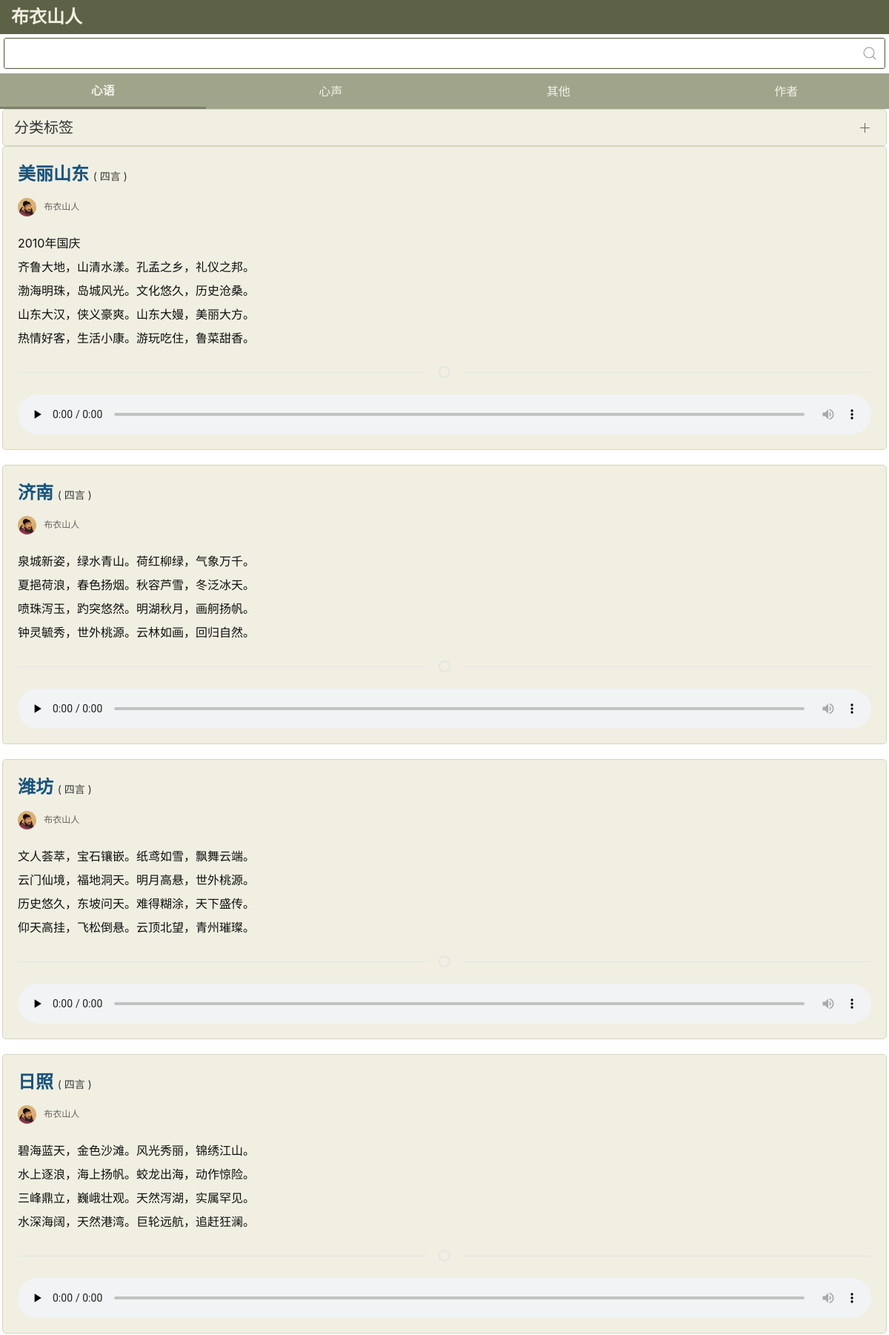
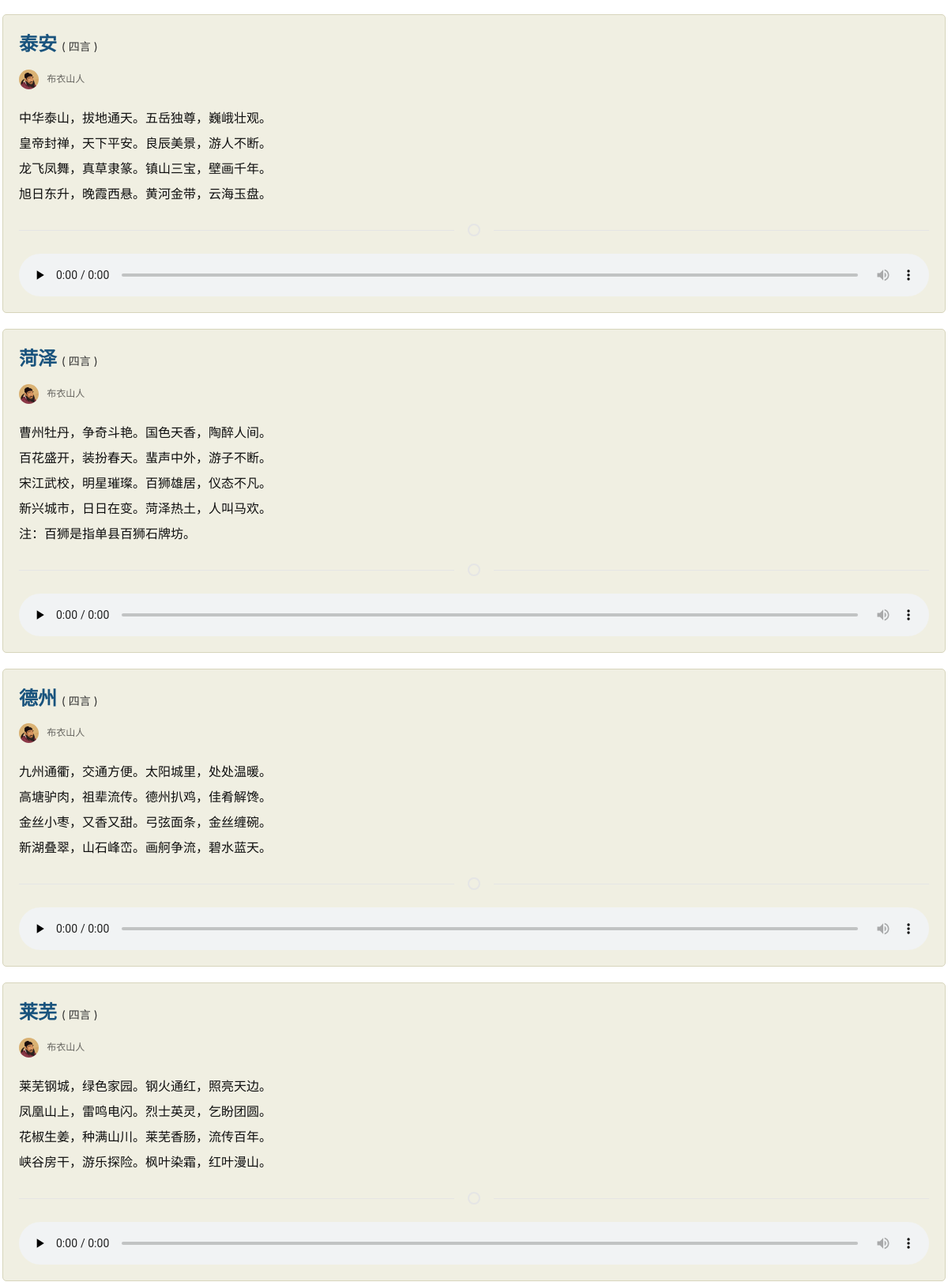
Screenshot of /m.php?category=心语&chapter=四言 (upper part) with the database file from the repository (2 pictures, top to bottom).
### tables this page shows
CREATE TABLE "article" (
  "id" integer NOT NULL PRIMARY KEY AUTOINCREMENT,
  "category" text,
  "chapter" text,
  "title" text,
  "summary" text,
  "contents" text,
  "author" text,
  "write_date" text,
  "create_datetime" text,
  "is_hide" integer DEFAULT 0
);

### config.php (called while the page is built, shortened)
<?php
function pdo_query($sql,$param=false,$where=false){
    $pdo=new PDO('sqlite:./data.db');
    $pdo->setAttribute(PDO::ATTR_ERRMODE, PDO::ERRMODE_EXCEPTION);
    $error=false; $data=false;
    try{
        if($param!==false){
            $prepare=$pdo->prepare($sql);
            $prepare->execute($param);
            if(substr(strtoUpper($sql),0,7)=='SELECT '){
                $data=$prepare->fetchAll(PDO::FETCH_ASSOC);
            }else{
                if(substr(strtoUpper($sql),0,11)=='INSERT INTO'){
                    $data=$pdo->lastInsertId();
                }else{
                    $data=$prepare->rowCount();
                }
            }
        }
    }catch(PDOException $ex){
        $error=$ex->getMessage();
    }
    return [$error,$data];
}

### m.php (the view, shortened to what this page needs)
<?php include_once('config.php'); ?>
<!DOCTYPE html>
<html lang="zh">
<head>
    <link href="./css/uikit.min.css" rel="stylesheet" />
</head>
<body>
    <?php
    $sql='SELECT * FROM `article` WHERE category=:category';
    $param=array();
    if(strlen($_GET['category'])>0){
        $param['category']=$_GET['category'];
    }else{
        $param['category']='心语';
    }
    if($_GET['chapter']){
        $sql.=' AND chapter=:chapter';
        $param['chapter']=$_GET['chapter'];
    }
    $limit=10;
    $sql.=' LIMIT '.$limit;
    list($error,$articles)=pdo_query($sql, $param);
    ?>
    <header>
        <div class="uk-container1">
            <div class="logo"><a href="./">布衣山人</a></div>
        </div>
        <div class="search">
            <div class="uk-container1">
                <form class="uk-search uk-search-default">
                    <input class="uk-search-input" type="search" placeholder="" name="search">
                    <span class="uk-search-icon-flip" uk-search-icon></span>
                </form>
            </div>
        </div>
        <nav>
            <div class="uk-container1">
                <ul class="uk-navbar-nav uk-child-width-expand" id="category">
                    <li<?php echo(($_GET['category']=='心语' || $_GET['category']=='')?' class="uk-active"':''); ?>><a href="?category=心语">心语</a></li>
                    <li<?php echo($_GET['category']=='心声'?' class="uk-active"':''); ?>><a href="?category=心声">心声</a></li>
                    <li<?php echo($_GET['category']=='其他'?' class="uk-active"':''); ?>><a href="?category=其他">其他</a></li>
                    <li<?php echo($_GET['category']=='作者'?' class="uk-active"':''); ?>><a href="?category=作者">作者</a></li>
                </ul>
            </div>
        </nav>
    </header>
    <div class="uk-container">
            <div class="sidebar">
                <ul uk-accordion="multiple: true">
                    <li>
                        <div class="uk-accordion-title">分类标签</div>
                    </li>
                </ul>
            </div>
            <div class="main">
                <?php foreach($articles as $article){ ?>
                <div class="uk-card uk-card-body">
                    <h3 class="uk-card-title"><?php echo($article['title']); ?> <a href="">( <?php echo($article['chapter']); ?> )</a></h3>
                    <div class="autor">
                        <img src="./images/author.jpg" />&nbsp;&nbsp;&nbsp;布衣山人
                    </div>
                    <div class="uk-card-contents"><?php echo($article['contents']); ?></div>
                    <hr class="uk-divider-icon">
                    <div class="tags">
                        <audio controls preload="none" style="width:100%;"><source src="./voice.php?id=<?php echo($article['id']); ?>" type="audio/mpeg">您的浏览器不支持 audio 元素。</audio>
                    </div>
                </div>
                <?php } ?>
            </div>
    </div>
</body>
</html>

### m.php (style rules this page uses)
body { background:url(./images/bg.png); }
.uk-container { padding:0 3px }
nav { background:#F0EFE2; opacity: 0.8; }
.logo { padding:5px;font-size:1.5rem;font-weight:bold;background:#5D6146;padding-left:15px; }
.logo a { color:#F0EFE2; }
.search { text-align:center;padding-top:5px; }
.uk-search { background:#fff; border:1px solid #5D6146;border-radius: 3px; overflow:hidden; width:99%; }
.uk-navbar-item, .uk-navbar-nav>li>a, .uk-navbar-toggle { min-height:48px; }
.uk-navbar-nav { background:#888E6D; }
.uk-navbar-nav>li>a { font-size:16px;color:#F0EFE2 }
.uk-navbar-nav>li.uk-active>a { border-bottom:3px solid #5D6146;color:#F0EFE2;font-weight:bold; }
.sidebar { background:#F0EFE2;border:1px solid #d7d5bc;border-radius:5px;padding-right:15px; }
.sidebar .uk-accordion-title { padding-left:15px; }
.uk-accordion { margin:10px 0; }
.main { clear:both; }
.main .uk-card { background:#F0EFE2;border:1px solid #d7d5bc;border-radius:5px;margin-bottom:20px;padding:20px; }
.main .uk-card .autor { font-size:12px;color:#65645F; }
.main .uk-card .autor img { height:25px; border-radius:50%; }
.uk-card-title { color:#19537D; font-weight:bold; margin-bottom:15px; }
.uk-card-title a { font-size:14px; color:#333; font-weight:normal; }
.uk-card-contents { line-height:200%;color:#0F0F0F;padding-top:20px; }

### rows the page displays
article: title "美丽山东", chapter "四言", contents "2010年国庆 齐鲁大地，山清水漾。孔孟之乡，礼仪之邦。 渤海明珠，岛城风光。文化悠久，历史沧桑。 山东大汉，侠义豪爽。山东大嫚，美丽大方。 热情好客，生活小康。游玩吃住，鲁菜甜香。"
article: title "济南", chapter "四言", contents "泉城新姿，绿水青山。荷红柳绿，气象万千。 夏挹荷浪，春色扬烟。秋容芦雪，冬泛冰天。 喷珠泻玉，趵突悠然。明湖秋月，画舸扬帆。 钟灵毓秀，世外桃源。云林如画，回归自然。"
article: title "潍坊", chapter "四言", contents "文人荟萃，宝石镶嵌。纸鸢如雪，飘舞云端。 云门仙境，福地洞天。明月高悬，世外桃源。 历史悠久，东坡问天。难得糊涂，天下盛传。 仰天高挂，飞松倒悬。云顶北望，青州璀璨。"
article: title "日照", chapter "四言", contents "碧海蓝天，金色沙滩。风光秀丽，锦绣江山。 水上逐浪，海上扬帆。蛟龙出海，动作惊险。 三峰鼎立，巍峨壮观。天然泻湖，实属罕见。 水深海阔，天然港湾。巨轮远航，追赶狂澜。"
article: title "泰安", chapter "四言", contents "中华泰山，拔地通天。五岳独尊，巍峨壮观。 皇帝封禅，天下平安。良辰美景，游人不断。 龙飞凤舞，真草隶篆。镇山三宝，壁画千年。 旭日东升，晚霞西悬。黄河金带，云海玉盘。"
article: title "菏泽", chapter "四言", contents "曹州牡丹，争奇斗艳。国色天香，陶醉人间。 百花盛开，装扮春天。蜚声中外，游子不断。 宋江武校，明星璀璨。百狮雄居，仪态不凡。 新兴城市，日日在变。菏泽热土，人叫马欢。 注：百狮是指单县百狮石牌坊。"
article: title "德州", chapter "四言", contents "九州通衢，交通方便。太阳城里，处处温暖。 高塘驴肉，祖辈流传。德州扒鸡，佳肴解馋。 金丝小枣，又香又甜。弓弦面条，金丝缠碗。 新湖叠翠，山石峰峦。画舸争流，碧水蓝天。"
article: title "莱芜", chapter "四言", contents "莱芜钢城，绿色家园。钢火通红，照亮天边。 凤凰山上，雷鸣电闪。烈士英灵，乞盼团圆。 花椒生姜，种满山川。莱芜香肠，流传百年。 峡谷房干，游乐探险。枫叶染霜，红叶漫山。"
